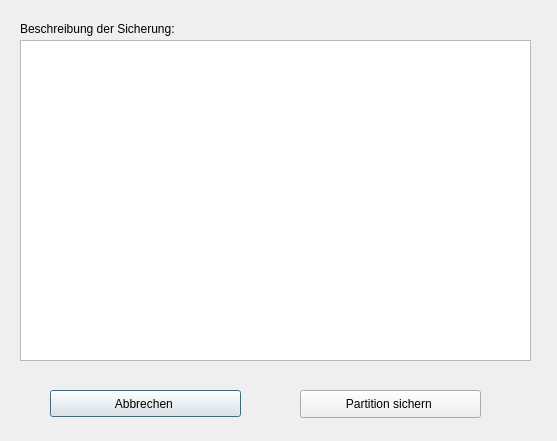
<?xml version="1.0" encoding="UTF-8"?>
<ui version="4.0">
 <class>FileDialog</class>
 <widget class="QDialog" name="FileDialog">
  <property name="geometry">
   <rect>
    <x>0</x>
    <y>0</y>
    <width>557</width>
    <height>441</height>
   </rect>
  </property>
  <property name="windowTitle">
   <string>Beschreibung der Sicherung</string>
  </property>
  <widget class="QPushButton" name="cmd_cancel">
   <property name="geometry">
    <rect>
     <x>50</x>
     <y>390</y>
     <width>191</width>
     <height>27</height>
    </rect>
   </property>
   <property name="text">
    <string>Abbrechen </string>
   </property>
  </widget>
  <widget class="QLabel" name="label">
   <property name="geometry">
    <rect>
     <x>20</x>
     <y>20</y>
     <width>211</width>
     <height>18</height>
    </rect>
   </property>
   <property name="text">
    <string>Beschreibung der Sicherung:</string>
   </property>
  </widget>
  <widget class="QPushButton" name="cmd_save">
   <property name="geometry">
    <rect>
     <x>300</x>
     <y>390</y>
     <width>181</width>
     <height>28</height>
    </rect>
   </property>
   <property name="text">
    <string>Partition sichern </string>
   </property>
  </widget>
  <widget class="QTextEdit" name="textEdit">
   <property name="geometry">
    <rect>
     <x>20</x>
     <y>40</y>
     <width>511</width>
     <height>321</height>
    </rect>
   </property>
   <property name="lineWidth">
    <number>1</number>
   </property>
   <property name="autoFormatting">
    <set>QTextEdit::AutoNone</set>
   </property>
   <property name="tabChangesFocus">
    <bool>true</bool>
   </property>
   <property name="lineWrapMode">
    <enum>QTextEdit::WidgetWidth</enum>
   </property>
   <property name="lineWrapColumnOrWidth">
    <number>0</number>
   </property>
   <property name="html">
    <string>&lt;!DOCTYPE HTML PUBLIC &quot;-//W3C//DTD HTML 4.0//EN&quot; &quot;http://www.w3.org/TR/REC-html40/strict.dtd&quot;&gt;
&lt;html&gt;&lt;head&gt;&lt;meta name=&quot;qrichtext&quot; content=&quot;1&quot; /&gt;&lt;style type=&quot;text/css&quot;&gt;
p, li { white-space: pre-wrap; }
&lt;/style&gt;&lt;/head&gt;&lt;body style=&quot; font-family:'Sans'; font-size:10pt; font-weight:400; font-style:normal;&quot;&gt;
&lt;p style=&quot;-qt-paragraph-type:empty; margin-top:0px; margin-bottom:0px; margin-left:0px; margin-right:0px; -qt-block-indent:0; text-indent:0px;&quot;&gt;&lt;/p&gt;&lt;/body&gt;&lt;/html&gt;</string>
   </property>
  </widget>
 </widget>
 <resources/>
 <connections/>
</ui>
